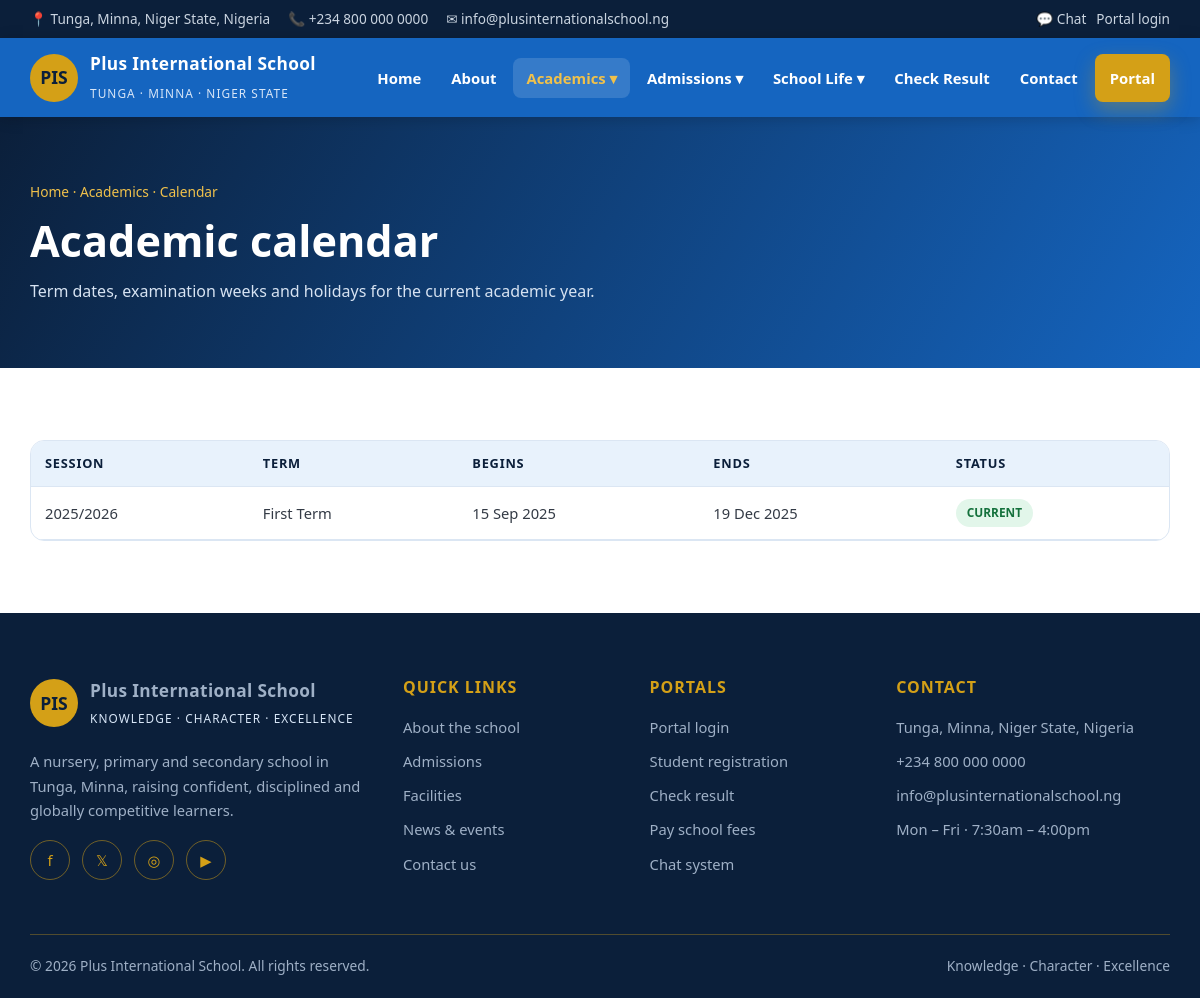
The app's page /frontend/information/calendar.php with its own data.
### tables this page shows
CREATE TABLE IF NOT EXISTS academic_sessions (
    id         INT AUTO_INCREMENT PRIMARY KEY,
    name       VARCHAR(20) NOT NULL UNIQUE,    
    term       ENUM('First','Second','Third') NOT NULL,
    is_current TINYINT(1) NOT NULL DEFAULT 0,
    starts_on  DATE DEFAULT NULL,
    ends_on    DATE DEFAULT NULL
);

### config.php (called while the page is built, shortened)
<?php
function url(string $path = ''): string
{
    return APP_URL . '/' . ltrim($path, '/');
}

### backend/includes/Database.php (called while the page is built, shortened)
<?php
final class Database
{
    private static ?PDO $pdo = null;
    public static function pdo(): PDO
    {
        if (self::$pdo === null) {
            $dsn = sprintf('mysql:host=%s;port=%s;dbname=%s;charset=utf8mb4', DB_HOST, DB_PORT, DB_NAME);
            self::$pdo = new PDO($dsn, DB_USER, DB_PASS, [
                PDO::ATTR_ERRMODE            => PDO::ERRMODE_EXCEPTION,
                PDO::ATTR_DEFAULT_FETCH_MODE => PDO::FETCH_ASSOC,
                PDO::ATTR_EMULATE_PREPARES   => false,
            ]);
        }
        return self::$pdo;
    }
    public static function run(string $sql, array $params = []): PDOStatement
    {
        $stmt = self::pdo()->prepare($sql);
        $stmt->execute($params);
        return $stmt;
    }
    public static function all(string $sql, array $params = []): array
    {
        return self::run($sql, $params)->fetchAll();
    }
}

### backend/includes/Helpers.php (called while the page is built, shortened)
<?php
function e($value): string
{
    return htmlspecialchars((string) $value, ENT_QUOTES, 'UTF-8');
}
function pretty_date(?string $value, string $format = 'd M Y'): string
{
    return $value ? date($format, strtotime($value)) : '—';
}

### frontend/information/calendar.php (the view, shortened to what this page needs)
<?php
require __DIR__ . '/../partials/header.php';
$sessions = [];
try {
    $sessions = Database::all('SELECT * FROM academic_sessions ORDER BY name DESC, FIELD(term,"First","Second","Third")');
} catch (Throwable $e) {
    $sessions = [];
}
?>
<section class="page-hero">
    <div class="container">
        <div class="breadcrumb"><a href="<?= url('index.php') ?>">Home</a> · Academics · Calendar</div>
        <h1>Academic calendar</h1>
        <p>Term dates, examination weeks and holidays for the current academic year.</p>
    </div>
</section>
<section class="section">
    <div class="container">
        <div class="table-wrap reveal">
            <table class="data">
                <thead><tr><th>Session</th><th>Term</th><th>Begins</th><th>Ends</th><th>Status</th></tr></thead>
                <tbody>
                <?php if ($sessions): foreach ($sessions as $row): ?>
                    <tr>
                        <td><?= e($row['name']) ?></td>
                        <td><?= e($row['term']) ?> Term</td>
                        <td><?= pretty_date($row['starts_on']) ?></td>
                        <td><?= pretty_date($row['ends_on']) ?></td>
                        <td><?= $row['is_current'] ? '<span class="badge badge-green">Current</span>' : '<span class="badge badge-gray">Closed</span>' ?></td>
                    </tr>
                <?php endforeach; else: ?>
                    <tr><td colspan="5" class="muted">The calendar has not been published yet.</td></tr>
                <?php endif; ?>
                </tbody>
            </table>
        </div>
    </div>
</section>
<?php require __DIR__ . '/../partials/footer.php'; ?>

### assets/css/style.css (style rules this page uses)
:root { --blue: #1565c0; --blue-dark: #0d47a1; --blue-light: #e8f2fc; --gold: #d4a017; --gold-soft: #f0c14b; --navy: #0b1f3a; --text: #333a45; --muted: #6b7280; --white: #ffffff; --line: #dbe6f3; --radius: 14px; --shadow: 0 10px 30px rgba(13, 71, 161, 0.10); --shadow-lg: 0 18px 45px rgba(11, 31, 58, 0.18); --max: 1180px; }
* { box-sizing: border-box; }
html { scroll-behavior: smooth; }
body { margin: 0; font-family: "Segoe UI", "Helvetica Neue", Arial, sans-serif; color: var(--text); background: var(--white); line-height: 1.65; }
h1, h2, h3, h4 { color: var(--navy); line-height: 1.25; margin: 0 0 .6rem; }
a { color: var(--blue); text-decoration: none; }
.container { width: 100%; max-width: var(--max); margin: 0 auto; padding: 0 20px; }
.section { padding: 72px 0; }
.table-wrap { overflow-x: auto; border-radius: var(--radius); border: 1px solid var(--line); background: #fff; }
table.data { width: 100%; border-collapse: collapse; font-size: .92rem; }
table.data th, table.data td { padding: 12px 14px; text-align: left; border-bottom: 1px solid var(--line); }
table.data th { background: var(--blue-light); color: var(--navy); font-size: .8rem; text-transform: uppercase; letter-spacing: .06em; }
.badge { display: inline-block; padding: 4px 11px; border-radius: 999px; font-size: .74rem; font-weight: 700; text-transform: uppercase; }
.badge-green { background: #e2f6ea; color: #14713c; }
.page-hero { background: linear-gradient(120deg, var(--navy), var(--blue)); color: #fff; padding: 64px 0; }
.page-hero h1 { color: #fff; font-size: clamp(1.9rem, 4vw, 2.7rem); }
.page-hero p { color: #d7e3f2; max-width: 720px; margin: 0; }
.breadcrumb { color: var(--gold-soft); font-size: .86rem; margin-bottom: 10px; }
.breadcrumb a { color: var(--gold-soft); }

### assets/css/animations.css (style rules this page uses)
.reveal { opacity: 0; transform: translateY(26px); transition: opacity .7s ease, transform .7s ease; }
.reveal.visible { opacity: 1; transform: none; }

### records on screen
academic_sessions: name "2025/2026", term "First", starts_on "15 Sep 2025", ends_on "19 Dec 2025", is_current "CURRENT"

### other values on screen
SCHOOL_ADDRESS "Tunga, Minna, Niger State, Nigeria"
SCHOOL_PHONE "+234 800 000 0000"
SCHOOL_EMAIL "info@plusinternationalschool.ng"
SCHOOL_NAME "Plus International School"
SCHOOL_MOTTO "KNOWLEDGE · CHARACTER · EXCELLENCE"
